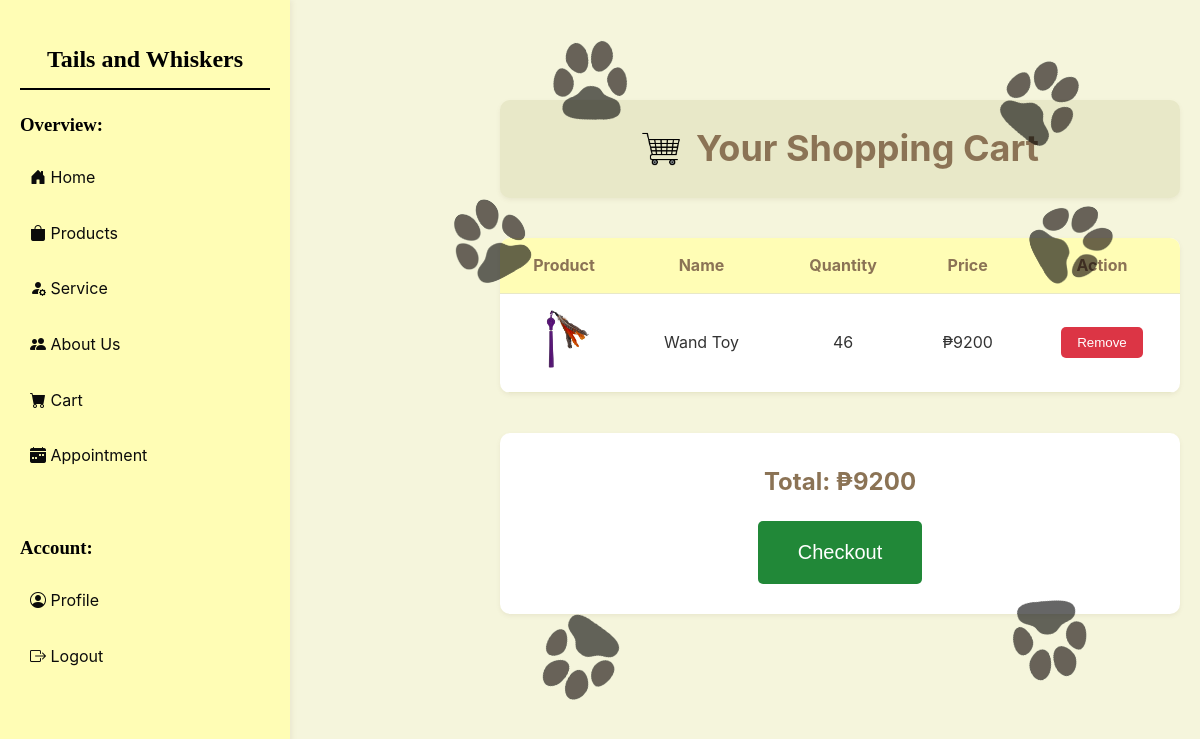
/users/cart/ (signed in), run on the app's committed database.
### users/models.py (models this page shows, shortened)
class CartItem(models.Model):
    STATUS_CHOICES = [
        ('Pending', 'Pending'),
        ('Paid', 'Paid'),
    ]
    user = models.ForeignKey(CustomUser, on_delete=models.CASCADE)
    product = models.ForeignKey(Product, on_delete=models.CASCADE)
    quantity = models.PositiveIntegerField(default=1)
    order = models.ForeignKey(Order, related_name='items', on_delete=models.SET_NULL, null=True, blank=True)
    status = models.CharField(max_length=20, choices=STATUS_CHOICES, default='Pending')  # New status field
    def get_total_price(self):
        return self.quantity * self.product.price

### admin_page/models.py (models this page shows, shortened)
class Product(models.Model):
    inventory = models.ForeignKey(Inventory, on_delete=models.CASCADE, null=True, blank=True)
    name = models.CharField(max_length=100, null=True)
    quantity = models.PositiveIntegerField(null=True)
    category = models.CharField(max_length=50, choices=CATEGORY, null=True)
    price = models.PositiveBigIntegerField(null=True)
    description = models.TextField(null=True, blank=True)
    image = models.ImageField(upload_to='products/', null=True, blank=True)

### users/views.py (the view)
# urls.py: path('cart/', cart, name='cart'),
@login_required
def cart(request):
    cart_items = []
    total = 0
    insufficient_stock = False  # Initialize to False
    cart_items = CartItem.objects.filter(user=request.user)
    total = sum(item.get_total_price() for item in cart_items)
    insufficient_stock = any(item.quantity > item.product.quantity for item in cart_items)
    context = {
        'cart_items': cart_items,
        'total': total,
        'insufficient_stock': insufficient_stock,
    }
    return render(request, 'users/cart.html', context)

### users/templates/users/cart.html (shortened to what this page needs)
{% load static %}
<!DOCTYPE html>
<html lang="en">
<head>
    <link href="https://cdn.jsdelivr.net/npm/bootstrap-icons/font/bootstrap-icons.css" rel="stylesheet">
</head>
<body>
    <div class="sidebar">
        <h2>Tails and Whiskers</h2>
        {% if user.is_authenticated %}
            {% if user.is_staff %}
                <h3>Overview:</h3>
                <a href="{% url 'home' %}">Home</a>
                <a href="{% url 'inventory_list' %}">Inventory</a>
                <a href="{% url 'admin_appointment_list' %}">Appointments</a>
                <a href="{% url 'admin_cart' %}">Orders</a>
                <a href="{% url 'admin:index' %}">Admin</a>
            {% else %}
                <h3>Overview:</h3>
                <a href="{% url 'home' %}">
                    <i class="bi bi-house-door-fill"></i> Home</a>
                <a href="{% url 'uproduct_list' %}">
                    <i class="bi bi-bag-fill"></i> Products</a>
                <a href="{% url 'service' %}">
                    <i class="bi bi-person-fill-gear"></i> Service</a>
                <a href="{% url 'aboutus' %}">
                    <i class="bi bi-people-fill"></i> About Us</a>
                <a href="{% url 'cart' %}">
                    <i class="bi bi-cart-fill"></i> Cart</a>
                <a href="{% url 'appointment_list' %}">
                    <i class="bi bi-calendar-week-fill"></i> Appointment</a>
            {% endif %}
            <br>
            <h3>Account:</h3>
            <a href="{% url 'profile' %}">
                <i class="bi bi-person-circle"></i> Profile</a>
            <a href="{% url 'logout_view' %}">
                <i class="bi bi-box-arrow-right"></i> Logout</a>
        {% endif %}
    </div>
    <main>
        <div class="header-container">
            <img src="{% static 'images/cart.png' %}" alt="Cart" class="cart-image">
            <h1>Your Shopping Cart</h1>
        </div>
        <table>
            <thead>
                <tr>
                    <th>Product</th>
                    <th>Name</th>
                    <th>Quantity</th>
                    <th>Price</th>
                    <th>Action</th>
                </tr>
            </thead>
            <tbody>
                {% if cart_items %}
                    {% for item in cart_items %}
                        <tr>
                            <td>
                                <img src="{{ item.product.image.url }}" alt="{{ item.product.name }}" style="width: 60px; height: 60px; object-fit: cover; border-radius: 5px;">
                            </td>
                            <td>{{ item.product.name }}</td>
                            <td>{{ item.quantity }}</td>
                            <td>₱{{ item.get_total_price }}</td>
                            <td>
                                {% if request.user.is_authenticated %}
                                    <form method="POST" action="{% url 'remove_from_cart' item.product.id %}">
                                        <button type="submit" class="remove-button">Remove</button>
                                    </form>
                                {% endif %}
                            </td>
                        </tr>
                    {% endfor %}
                {% else %}
                    <tr>
                        <td colspan="5">Your cart is empty.</td>
                    </tr>
                {% endif %}
            </tbody>
        </table>
        <div class="total-checkout">
            <h2>Total: ₱{{ total }}</h2>
            {% if cart_items %}
                <button id="checkoutBtn" class="checkout-button">Checkout</button>
            {% else %}
                <p class="error-message">Your cart is empty. Add products to your cart before checking out.</p>
            {% endif %}
        </div>
    </main>
    <div class="decoration-container">
        <img src="{% static 'images/paw1.png' %}" alt="Paw Icon" class="paw-image paw-1">
        <img src="{% static 'images/paw1.png' %}" alt="Paw Icon" class="paw-image paw-2">
        <img src="{% static 'images/paw1.png' %}" alt="Paw Icon" class="paw-image paw-3">
        <img src="{% static 'images/paw1.png' %}" alt="Paw Icon" class="paw-image paw-4">
        <img src="{% static 'images/paw1.png' %}" alt="Paw Icon" class="paw-image paw-5">
        <img src="{% static 'images/paw1.png' %}" alt="Paw Icon" class="paw-image paw-6">
    </div>
</body>
</html>

### users/templates/users/cart.html (style rules this page uses)
:root { --primary-beige: #f5f5dc; --secondary-beige: #e8e8c8; --accent-yellow: #FFFDB5; --warm-brown: #8B7355; --success-green: #218838; --hover-green: #00c04b; }
body { margin: 0; padding: 0; background-color: var(--primary-beige); font-family: 'Inter', system-ui, sans-serif; color: #333; line-height: 1.6; }
main { padding: 100px 20px; max-width: 1200px; margin: 0 auto; margin-left: 480px; }
.header-container { display: flex; align-items: center; justify-content: center; gap: 15px; margin-bottom: 40px; background-color: var(--secondary-beige); padding: 20px; border-radius: 10px; box-shadow: 0 2px 4px rgba(139, 115, 85, 0.1); }
.cart-image { width: 40px; height: 40px; object-fit: contain; }
h1 { margin: 0; font-size: 36px; color: var(--warm-brown); }
table { width: 100%; border-collapse: collapse; margin-bottom: 40px; background-color: white; border-radius: 10px; overflow: hidden; box-shadow: 0 2px 4px rgba(139, 115, 85, 0.1); }
table th, table td { padding: 15px; text-align: center; border-bottom: 1px solid var(--secondary-beige); }
table th { background-color: var(--accent-yellow); color: var(--warm-brown); }
.remove-button { background-color: #dc3545; color: white; border: none; padding: 8px 16px; border-radius: 5px; cursor: pointer; transition: background-color 0.3s; }
.total-checkout { display: flex; flex-direction: column; align-items: center; gap: 20px; margin-top: 20px; padding: 30px; background-color: white; border-radius: 10px; box-shadow: 0 2px 4px rgba(139, 115, 85, 0.1); }
.total-checkout h2 { color: var(--warm-brown); margin: 0; }
.checkout-button { background-color: var(--success-green); color: white; padding: 20px 40px; border: none; border-radius: 5px; cursor: pointer; font-size: 20px; transition: background-color 0.3s; }
.sidebar { position: fixed; top: 0; left: 0; height: 100%; width: 250px; background-color: var(--accent-yellow); box-shadow: 2px 0 5px rgba(139, 115, 85, 0.1); padding: 20px; overflow-y: auto; }
.sidebar h2 { font-family: 'Itim', cursive; color: black; text-align: center; margin-bottom: 20px; border-bottom: 2px solid black; padding-bottom: 10px; }
.sidebar h3 { font-family: 'Itim', cursive; color: black; text-align: left; margin-bottom: 10px; padding-bottom: 5px; }
.sidebar a { display: block; color: #0b0b0b; text-decoration: none; font-size: 1rem; margin: 10px 0; padding: 10px; border-radius: 5px; transition: background-color 0.3s ease, color 0.3s ease; }
.paw-image { width: 80px; height: auto; position: absolute; opacity: 0.6; transition: transform 0.3s ease; }
.paw-1 { top: 40px; left: 550px; transform: rotate(-15deg); }
.paw-2 { top: 60px; right: 120px; transform: rotate(25deg); }
.paw-3 { top: 200px; left: 450px; transform: rotate(-45deg); }
.paw-4 { top: 200px; right: 90px; transform: rotate(45deg); }
.paw-5 { bottom: 100px; left: 540px; transform: rotate(-160deg); }
.paw-6 { bottom: 120px; right: 110px; transform: rotate(160deg); }

### data on the page
CartItem: product.image (picture), product.name "Wand Toy", quantity "46", get_total_price "9200"

### other printed values
{{ total }} "9200"
